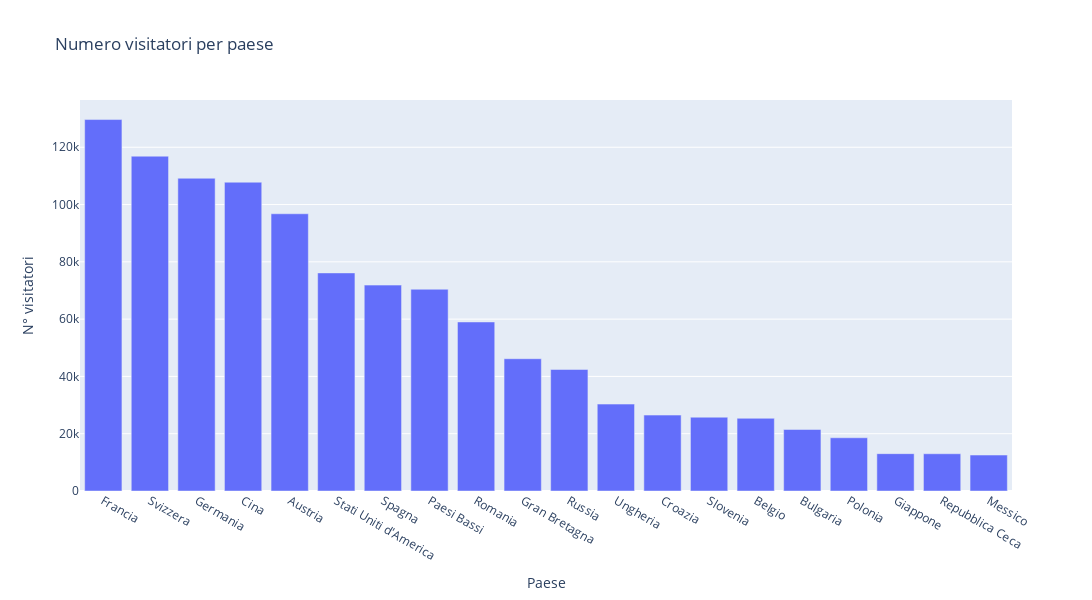

The notebook cell this image was saved under:
### Code cell
px.bar(x=es1.COUNTRY_NAME_IT, y=es1.VISITORS, labels={'x': 'Paese', 'y':'N° visitatori'}, title="Numero visitatori per paese",width=1200, height=600)

### Figure 1 — Plotly figure (JSON) as saved in the notebook; plotly's stock layout.template omitted (floating-point values rounded to 4 significant figures)
{"data": [{"alignmentgroup": "True", "hovertemplate": "Paese=%{x}<br>N° visitatori=%{y}<extra></extra>", "legendgroup": "", "marker": {"color": "#636efa", "pattern": {"shape": ""}}, "name": "", "offsetgroup": "", "orientation": "v", "showlegend": false, "textposition": "auto", "type": "bar", "x": ["Francia", "Svizzera", "Germania", "Cina", "Austria", "Stati Uniti d'America", "Spagna", "Paesi Bassi", "Romania", "Gran Bretagna", "Russia", "Ungheria", "Croazia", "Slovenia", "Belgio", "Bulgaria", "Polonia", "Giappone", "Repubblica Ceca", "Messico"], "xaxis": "x", "y": [129672, 116884, 109176, 107796, 96776, 76136, 71872, 70432, 59012, 46180, 42424, 30344, 26504, 25760, 25380, 21472, 18580, 13032, 13004, 12552], "yaxis": "y"}], "layout": {"barmode": "relative", "height": 600, "legend": {"tracegroupgap": 0}, "title": {"text": "Numero visitatori per paese"}, "width": 1200, "xaxis": {"anchor": "y", "domain": [0, 1], "title": {"text": "Paese"}}, "yaxis": {"anchor": "x", "domain": [0, 1], "title": {"text": "N° visitatori"}}}}
